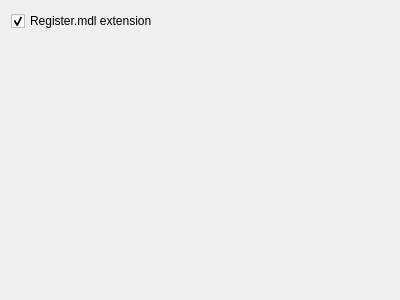
<?xml version="1.0" encoding="UTF-8"?>
<ui version="4.0">
 <class>RegisterFileTypesForm</class>
 <widget class="QWidget" name="RegisterFileTypesForm">
  <property name="geometry">
   <rect>
    <x>0</x>
    <y>0</y>
    <width>400</width>
    <height>300</height>
   </rect>
  </property>
  <property name="windowTitle">
   <string>Form</string>
  </property>
  <layout class="QVBoxLayout" name="verticalLayout">
   <item>
    <widget class="QCheckBox" name="RegisterMDLExtension">
     <property name="text">
      <string>Register.mdl extension</string>
     </property>
     <property name="checked">
      <bool>true</bool>
     </property>
    </widget>
   </item>
   <item>
    <spacer name="verticalSpacer">
     <property name="orientation">
      <enum>Qt::Vertical</enum>
     </property>
     <property name="sizeHint" stdset="0">
      <size>
       <width>20</width>
       <height>0</height>
      </size>
     </property>
    </spacer>
   </item>
  </layout>
 </widget>
 <resources/>
 <connections/>
</ui>
